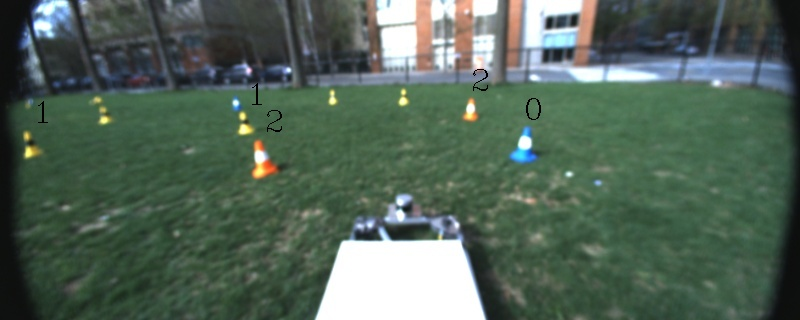
#> input picture Cone_color_detection/vid_227_frame_168.jpg, 800 x 320 px, given in place of v, which was not available
$ python -i main.py   (imports and definitions only)
#> lines starting #> are read from the running program, lines starting #| are printed output that depends on the picture; pictures that were not available may be replaced by others from this repository, and a replacement may not be noted
import cv2
import numpy as np
import os
import glob
import shutil

from data_augmentation import (
    Horizontalflip,
    ScaleImage,
    TranslateImage,
    ShearImage
)

from box_utils import (
    draw_rect,
    yolo_to_pascal_voc,
    from_yolo_to_dataframe
)

# [1 line not run here, left out]


def split(strng, sep, pos):
    strng = strng.split(sep)
    return sep.join(strng[:pos]), sep.join(strng[pos:])


def is_file_not_empty(file_path):
    """ Check if file is not empty by confirming if it's size more than 0 bytes"""
    return os.path.exists(file_path) and os.stat(file_path).st_size > 0


def main(lst_images_path, output_dir):
#> called with lst_images_path = 'vid_227_frame_168.jpg', output_dir = 'out.png'
    if not os.path.exists(output_dir):
        os.makedirs(output_dir)

    for image_path in lst_images_path:
        print(image_path)
        image = cv2.imread(image_path)
#> image is the input picture: shape (320, 800, 3); mean B, G, R 88.3, 101.6, 83.2

        height, width = image.shape[:2]
#> height = 320; width = 800

        txt_file = image_path.split('.')[0] + '.txt'

        path_to_txt, txt_name = split(txt_file, '/',
                                      txt_file.count('/'))

        path_to_im, im_name = split(image_path, '/',
                                    image_path.count('/'))

        # Check if txt file is not empty (Not background image)
        if is_file_not_empty(txt_file):

            boxes = np.loadtxt(txt_file, dtype=np.float32)

            if len(boxes.shape) == 1:
                boxes = np.array([boxes], dtype=np.float32)

            pascal_voc_boxes = yolo_to_pascal_voc(boxes.copy(),
                                                  height, width)

            # Remove incomplete cones (which are not fully represented in the image)
            pascal_voc_boxes = np.delete(pascal_voc_boxes,
                                         np.where(
                                             (pascal_voc_boxes[:, 4] > height - 2) |
                                             (pascal_voc_boxes[:, 3] >= width - 1) |
                                             (pascal_voc_boxes[:, 1] == 0) |
                                             (pascal_voc_boxes[:, 1] == 1)
                                         )[0], axis=0
                                         )

            # Avoid resetting labels during bounding box
            pascal_voc_boxes = pascal_voc_boxes[pascal_voc_boxes[:, 4].argsort()]

            # ================================ #
            #   Scale image by various factor  #
            # ================================ #

            for scale_x, scale_y in np.array([
                [-0.1, -0.1],
                [0.1, 0.1],
            ]):
                scaled_img, scaled_boxes = ScaleImage(scale_x=scale_x,
                                                      scale_y=scale_y)(image.copy(),
                                                                       pascal_voc_boxes.copy())

                df_scaled_boxes = from_yolo_to_dataframe(scaled_boxes)

                # Save scaled images and their labels
                cv2.imwrite(f'{output_dir}/scaled_to_{scale_x}_{im_name}',
                            cv2.cvtColor(scaled_img, cv2.COLOR_BGR2GRAY))

                with open(f'{output_dir}/scaled_to_{scale_x}_{txt_name}', 'a') as f:
                    df_as_string = df_scaled_boxes.to_string(header=False, index=False)
                    f.write(df_as_string)

            # ==================================== #
            #   Translate image by various factor  #
            # ==================================== #

            for translate_x, translate_y in np.array([
                [0.1, 0.1],
                [0.15, 0.15],
            ]):
                translated_img, translated_box = TranslateImage(translate_x=translate_x,
                                                                translate_y=translate_y)(image.copy(),
                                                                                         pascal_voc_boxes.copy())

                df_translated_box = from_yolo_to_dataframe(translated_box)

                # Save translated images and their labels
                cv2.imwrite(f'{output_dir}/translated_to_{translate_x}_{im_name}',
                            cv2.cvtColor(translated_img, cv2.COLOR_BGR2GRAY))

                with open(f'{output_dir}/translated_to_{translate_x}_{txt_name}', 'a') as f:
                    df_as_string = df_translated_box.to_string(header=False, index=False)
                    f.write(df_as_string)

            # ================================ #
            #   Shear image by various factor  #
            # ================================ #

            for shear_factor in np.array([-0.1, 0.1]):
                sheared_image, sheared_box = ShearImage(shear_factor=shear_factor)(image.copy(),
                                                                                   pascal_voc_boxes.copy())

                df_sheared_box = from_yolo_to_dataframe(sheared_box)

                # Save translated images and their labels
                cv2.imwrite(f'{output_dir}/sheared_to_{shear_factor}_{im_name}',
                            cv2.cvtColor(sheared_image, cv2.COLOR_BGR2GRAY))

                with open(f'{output_dir}/sheared_to_{shear_factor}_{txt_name}', 'a') as f:
                    df_as_string = df_sheared_box.to_string(header=False, index=False)
                    f.write(df_as_string)

            # =============================== #
            #   Flip image by various factor  #
            # =============================== #

            flipped_image, flipped_boxes = Horizontalflip()(image.copy(), pascal_voc_boxes.copy())

            df_flipped_boxes = from_yolo_to_dataframe(flipped_boxes)

            # Save flipped image and labels
            cv2.imwrite(f'{output_dir}/flipped_{im_name}',
                        cv2.cvtColor(flipped_image, cv2.COLOR_BGR2GRAY))

            with open(f'{output_dir}/flipped_{txt_name}', 'a') as f:
                df_as_string = df_flipped_boxes.to_string(header=False, index=False)
                f.write(df_as_string)

            # Final save original image as grayscale
            cv2.imwrite(output_dir + '/' + im_name, cv2.cvtColor(image, cv2.COLOR_BGR2GRAY))
            shutil.copy2(txt_file, output_dir + '/' + txt_name)

        else:
            print('Empty image......')
            flipped_image = image.copy()[:, ::-1, :]
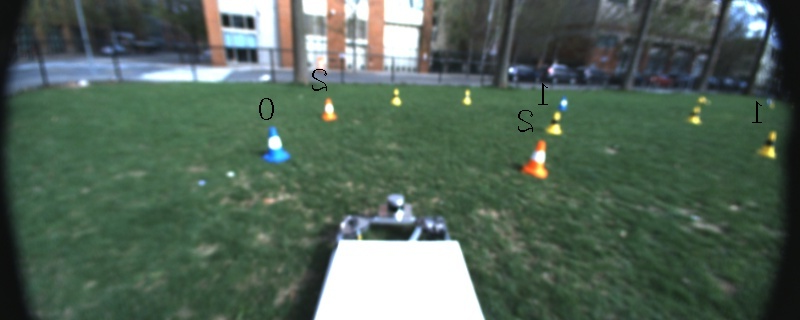
#> flipped_image: shape (320, 800, 3); mean B, G, R 88.3, 101.6, 83.2

            # Save flipped background image and txt labels
            cv2.imwrite(f'{output_dir}/flipped_{im_name}',
                        cv2.cvtColor(flipped_image, cv2.COLOR_BGR2GRAY))
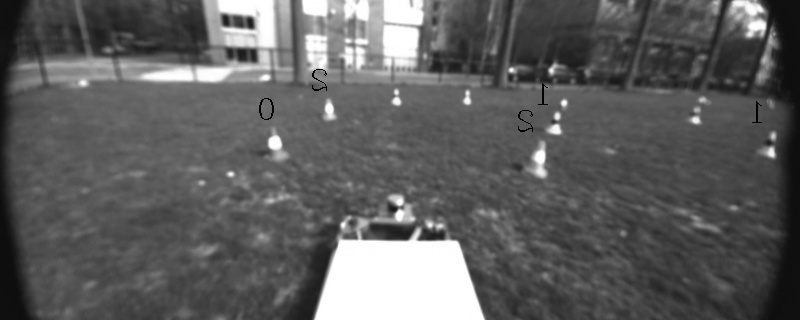
#> saved as flipped_v: shape (320, 800); min 1, max 255, mean 94.6

            os.mknod(f'{output_dir}/flipped_{txt_name}')

            # Save original background image
            cv2.imwrite(output_dir + '/' + im_name,
                        cv2.cvtColor(image, cv2.COLOR_BGR2GRAY))
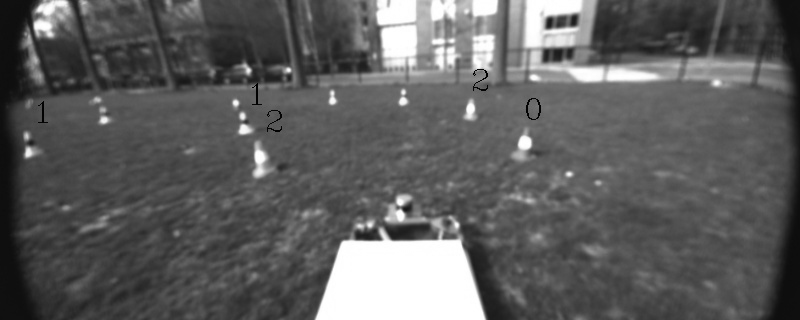
#> saved as v: shape (320, 800); min 1, max 255, mean 94.6

            shutil.copy2(txt_file, output_dir + '/' + txt_name)
#> pass 2 of the loop in main, `for image_path in lst_images_path:`:
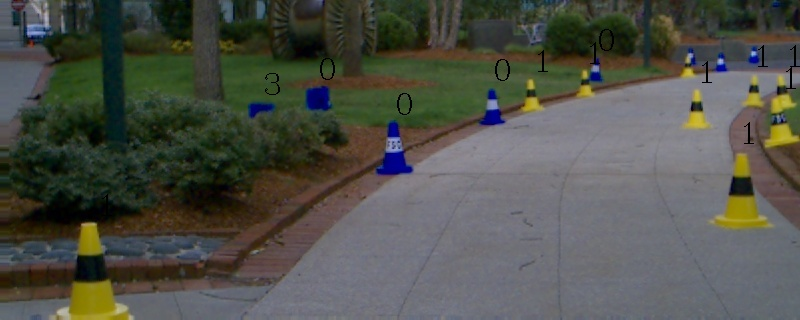
#> input picture Cone_color_detection/vid_228_frame_152.jpg, 800 x 320 px, given in place of i, which was not available
#> in main, image is the input picture: shape (320, 800, 3); mean B, G, R 73.2, 81, 79.2
#> in main, `cv2.imwrite(f'{output_dir}/flipped_{im_name}', cv2.cvtColor(flipped_im..`:
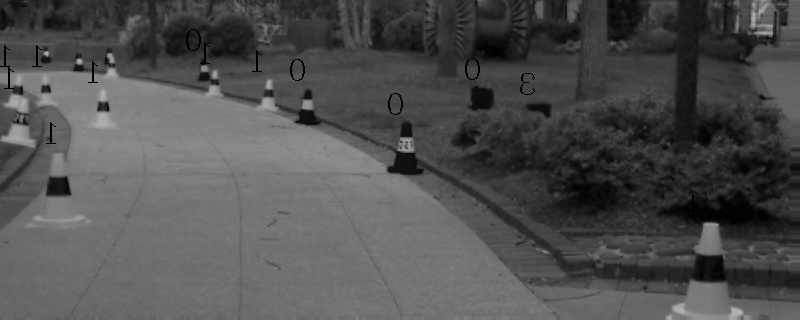
#> saved as flipped_i: shape (320, 800); min 0, max 185, mean 79.6
#> in main, `cv2.imwrite(output_dir + '/' + im_name, cv2.cvtColor(image, cv2.COLOR_..`:
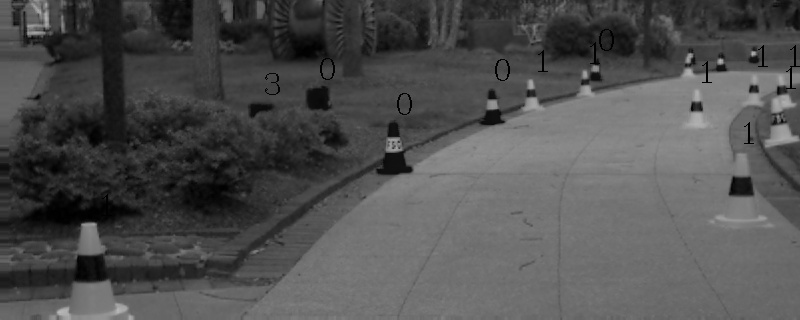
#> saved as i: shape (320, 800); min 0, max 185, mean 79.6


# [8 lines not run here, left out]

#> (the run stopped early here; a loop or call above may not have finished)
